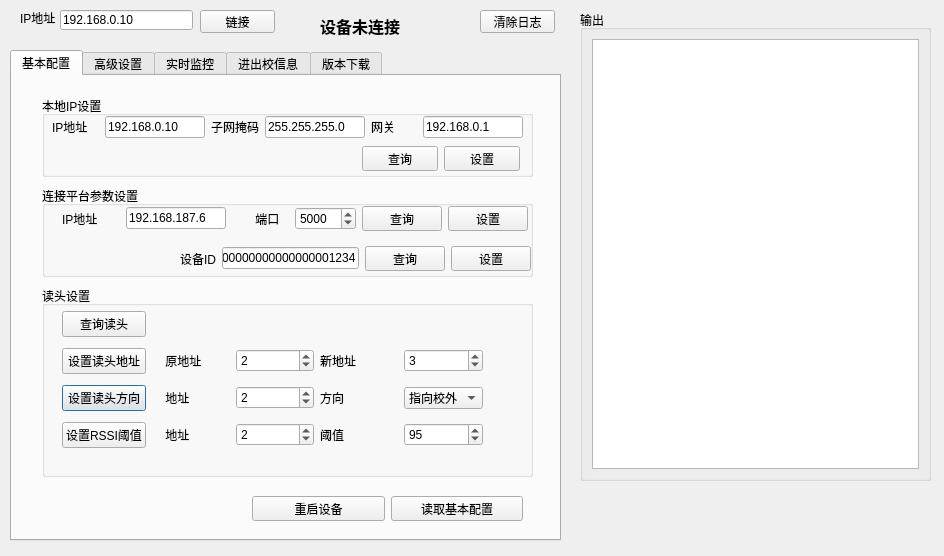
<?xml version="1.0" encoding="UTF-8"?>
<ui version="4.0">
 <class>Dialog</class>
 <widget class="QDialog" name="Dialog">
  <property name="geometry">
   <rect>
    <x>0</x>
    <y>0</y>
    <width>944</width>
    <height>556</height>
   </rect>
  </property>
  <property name="windowTitle">
   <string>E校通维护终端V1.10.05</string>
  </property>
  <widget class="QGroupBox" name="groupBox_3">
   <property name="geometry">
    <rect>
     <x>580</x>
     <y>10</y>
     <width>351</width>
     <height>471</height>
    </rect>
   </property>
   <property name="title">
    <string>输出</string>
   </property>
   <layout class="QVBoxLayout" name="verticalLayout">
    <item>
     <widget class="QTextEdit" name="log_window">
      <property name="tabStopWidth">
       <number>60</number>
      </property>
     </widget>
    </item>
   </layout>
  </widget>
  <widget class="QTabWidget" name="tabWidget">
   <property name="geometry">
    <rect>
     <x>10</x>
     <y>50</y>
     <width>551</width>
     <height>491</height>
    </rect>
   </property>
   <property name="currentIndex">
    <number>0</number>
   </property>
   <widget class="QWidget" name="tab">
    <attribute name="title">
     <string>基本配置</string>
    </attribute>
    <widget class="QGroupBox" name="groupBox">
     <property name="geometry">
      <rect>
       <x>30</x>
       <y>210</y>
       <width>491</width>
       <height>191</height>
      </rect>
     </property>
     <property name="title">
      <string>读头设置</string>
     </property>
     <widget class="QWidget" name="layoutWidget">
      <property name="geometry">
       <rect>
        <x>20</x>
        <y>20</y>
        <width>421</width>
        <height>151</height>
       </rect>
      </property>
      <layout class="QGridLayout" name="gridLayout">
       <item row="2" column="0">
        <widget class="QPushButton" name="set_slave_direction">
         <property name="text">
          <string>设置读头方向</string>
         </property>
        </widget>
       </item>
       <item row="3" column="4">
        <widget class="QSpinBox" name="slave_rssi">
         <property name="minimum">
          <number>80</number>
         </property>
         <property name="maximum">
          <number>105</number>
         </property>
         <property name="value">
          <number>95</number>
         </property>
        </widget>
       </item>
       <item row="3" column="2">
        <widget class="QSpinBox" name="slave_rssi_addr">
         <property name="minimum">
          <number>1</number>
         </property>
         <property name="maximum">
          <number>8</number>
         </property>
         <property name="value">
          <number>2</number>
         </property>
        </widget>
       </item>
       <item row="3" column="0">
        <widget class="QPushButton" name="set_slave_rssi">
         <property name="text">
          <string>设置RSSI阈值</string>
         </property>
        </widget>
       </item>
       <item row="2" column="1">
        <widget class="QLabel" name="label_6">
         <property name="layoutDirection">
          <enum>Qt::LeftToRight</enum>
         </property>
         <property name="text">
          <string>    地址</string>
         </property>
        </widget>
       </item>
       <item row="3" column="1">
        <widget class="QLabel" name="label_7">
         <property name="layoutDirection">
          <enum>Qt::LeftToRight</enum>
         </property>
         <property name="text">
          <string>    地址</string>
         </property>
        </widget>
       </item>
       <item row="0" column="0">
        <widget class="QPushButton" name="query_slave">
         <property name="text">
          <string>查询读头</string>
         </property>
        </widget>
       </item>
       <item row="1" column="0">
        <widget class="QPushButton" name="set_slave_addr">
         <property name="text">
          <string>设置读头地址</string>
         </property>
        </widget>
       </item>
       <item row="1" column="1">
        <widget class="QLabel" name="label_5">
         <property name="layoutDirection">
          <enum>Qt::LeftToRight</enum>
         </property>
         <property name="text">
          <string>    原地址</string>
         </property>
        </widget>
       </item>
       <item row="2" column="4">
        <widget class="QComboBox" name="slave_direction">
         <property name="currentIndex">
          <number>0</number>
         </property>
         <item>
          <property name="text">
           <string>指向校外</string>
          </property>
         </item>
         <item>
          <property name="text">
           <string>指向校内</string>
          </property>
         </item>
        </widget>
       </item>
       <item row="2" column="2">
        <widget class="QSpinBox" name="slave_direction_addr">
         <property name="minimum">
          <number>1</number>
         </property>
         <property name="maximum">
          <number>8</number>
         </property>
         <property name="value">
          <number>2</number>
         </property>
        </widget>
       </item>
       <item row="1" column="4">
        <widget class="QSpinBox" name="new_slave_addr">
         <property name="minimum">
          <number>2</number>
         </property>
         <property name="maximum">
          <number>8</number>
         </property>
         <property name="value">
          <number>3</number>
         </property>
        </widget>
       </item>
       <item row="1" column="2">
        <widget class="QSpinBox" name="old_slave_addr">
         <property name="minimum">
          <number>1</number>
         </property>
         <property name="maximum">
          <number>8</number>
         </property>
         <property name="value">
          <number>2</number>
         </property>
        </widget>
       </item>
       <item row="1" column="3">
        <widget class="QLabel" name="label_9">
         <property name="layoutDirection">
          <enum>Qt::LeftToRight</enum>
         </property>
         <property name="text">
          <string>新地址</string>
         </property>
        </widget>
       </item>
       <item row="2" column="3">
        <widget class="QLabel" name="label_11">
         <property name="layoutDirection">
          <enum>Qt::LeftToRight</enum>
         </property>
         <property name="text">
          <string>方向</string>
         </property>
        </widget>
       </item>
       <item row="3" column="3">
        <widget class="QLabel" name="label_20">
         <property name="layoutDirection">
          <enum>Qt::LeftToRight</enum>
         </property>
         <property name="text">
          <string>阈值</string>
         </property>
        </widget>
       </item>
      </layout>
     </widget>
    </widget>
    <widget class="QGroupBox" name="groupBox_6">
     <property name="geometry">
      <rect>
       <x>30</x>
       <y>20</y>
       <width>491</width>
       <height>81</height>
      </rect>
     </property>
     <property name="title">
      <string>本地IP设置</string>
     </property>
     <widget class="QWidget" name="layoutWidget">
      <property name="geometry">
       <rect>
        <x>10</x>
        <y>20</y>
        <width>471</width>
        <height>22</height>
       </rect>
      </property>
      <layout class="QHBoxLayout" name="horizontalLayout">
       <item>
        <widget class="QLabel" name="label_8">
         <property name="text">
          <string>IP地址</string>
         </property>
        </widget>
       </item>
       <item>
        <widget class="QLineEdit" name="local_ip_addr">
         <property name="maximumSize">
          <size>
           <width>100</width>
           <height>16777215</height>
          </size>
         </property>
         <property name="text">
          <string>192.168.0.10</string>
         </property>
        </widget>
       </item>
       <item>
        <widget class="QLabel" name="label_12">
         <property name="text">
          <string>子网掩码</string>
         </property>
        </widget>
       </item>
       <item>
        <widget class="QLineEdit" name="local_net_mask">
         <property name="maximumSize">
          <size>
           <width>100</width>
           <height>16777215</height>
          </size>
         </property>
         <property name="text">
          <string>255.255.255.0</string>
         </property>
        </widget>
       </item>
       <item>
        <widget class="QLabel" name="label_13">
         <property name="text">
          <string>网关</string>
         </property>
        </widget>
       </item>
       <item>
        <widget class="QLineEdit" name="local_gate_way">
         <property name="maximumSize">
          <size>
           <width>100</width>
           <height>16777215</height>
          </size>
         </property>
         <property name="text">
          <string>192.168.0.1</string>
         </property>
        </widget>
       </item>
      </layout>
     </widget>
     <widget class="QWidget" name="layoutWidget">
      <property name="geometry">
       <rect>
        <x>320</x>
        <y>50</y>
        <width>158</width>
        <height>25</height>
       </rect>
      </property>
      <layout class="QHBoxLayout" name="horizontalLayout_3">
       <item>
        <widget class="QPushButton" name="query_local_ip">
         <property name="text">
          <string>查询</string>
         </property>
        </widget>
       </item>
       <item>
        <widget class="QPushButton" name="set_local_ip">
         <property name="text">
          <string>设置</string>
         </property>
        </widget>
       </item>
      </layout>
     </widget>
    </widget>
    <widget class="QGroupBox" name="groupBox_7">
     <property name="geometry">
      <rect>
       <x>30</x>
       <y>110</y>
       <width>491</width>
       <height>91</height>
      </rect>
     </property>
     <property name="title">
      <string>连接平台参数设置</string>
     </property>
     <widget class="QWidget" name="layoutWidget">
      <property name="geometry">
       <rect>
        <x>20</x>
        <y>20</y>
        <width>466</width>
        <height>25</height>
       </rect>
      </property>
      <layout class="QHBoxLayout" name="horizontalLayout_4">
       <item>
        <widget class="QLabel" name="label_23">
         <property name="text">
          <string>IP地址</string>
         </property>
        </widget>
       </item>
       <item>
        <widget class="QLineEdit" name="server_ip_addr">
         <property name="maximumSize">
          <size>
           <width>100</width>
           <height>16777215</height>
          </size>
         </property>
         <property name="text">
          <string>192.168.187.6</string>
         </property>
        </widget>
       </item>
       <item>
        <widget class="QLabel" name="label_24">
         <property name="text">
          <string>       端口</string>
         </property>
        </widget>
       </item>
       <item>
        <widget class="QSpinBox" name="server_ip_port">
         <property name="maximum">
          <number>10000</number>
         </property>
         <property name="value">
          <number>5000</number>
         </property>
        </widget>
       </item>
       <item>
        <widget class="QPushButton" name="query_remote_ip">
         <property name="text">
          <string>查询</string>
         </property>
        </widget>
       </item>
       <item>
        <widget class="QPushButton" name="set_remote_ip">
         <property name="text">
          <string>设置</string>
         </property>
        </widget>
       </item>
      </layout>
     </widget>
     <widget class="QWidget" name="layoutWidget">
      <property name="geometry">
       <rect>
        <x>138</x>
        <y>60</y>
        <width>351</width>
        <height>25</height>
       </rect>
      </property>
      <layout class="QHBoxLayout" name="horizontalLayout_7">
       <item>
        <widget class="QLabel" name="label_16">
         <property name="text">
          <string>设备ID</string>
         </property>
        </widget>
       </item>
       <item>
        <widget class="QLineEdit" name="app_device_id">
         <property name="text">
          <string>00000000000000001234</string>
         </property>
        </widget>
       </item>
       <item>
        <widget class="QPushButton" name="read_app_id">
         <property name="text">
          <string>查询</string>
         </property>
        </widget>
       </item>
       <item>
        <widget class="QPushButton" name="set_app_id">
         <property name="text">
          <string>设置</string>
         </property>
        </widget>
       </item>
      </layout>
     </widget>
    </widget>
    <widget class="QWidget" name="layoutWidget">
     <property name="geometry">
      <rect>
       <x>240</x>
       <y>420</y>
       <width>271</width>
       <height>25</height>
      </rect>
     </property>
     <layout class="QHBoxLayout" name="horizontalLayout_5">
      <item>
       <widget class="QPushButton" name="reset_device">
        <property name="text">
         <string>重启设备</string>
        </property>
       </widget>
      </item>
      <item>
       <widget class="QPushButton" name="read_master_config">
        <property name="text">
         <string>读取基本配置</string>
        </property>
       </widget>
      </item>
     </layout>
    </widget>
   </widget>
   <widget class="QWidget" name="tab_2">
    <attribute name="title">
     <string>高级设置</string>
    </attribute>
    <widget class="QGroupBox" name="groupBox_2">
     <property name="geometry">
      <rect>
       <x>10</x>
       <y>10</y>
       <width>511</width>
       <height>201</height>
      </rect>
     </property>
     <property name="title">
      <string>高级设置</string>
     </property>
     <widget class="QWidget" name="layoutWidget">
      <property name="geometry">
       <rect>
        <x>32</x>
        <y>24</y>
        <width>421</width>
        <height>151</height>
       </rect>
      </property>
      <layout class="QGridLayout" name="gridLayout_2">
       <item row="3" column="1">
        <widget class="QLabel" name="label_14">
         <property name="layoutDirection">
          <enum>Qt::LeftToRight</enum>
         </property>
         <property name="text">
          <string>地址</string>
         </property>
        </widget>
       </item>
       <item row="2" column="0">
        <widget class="QPushButton" name="set_comm_link">
         <property name="text">
          <string>设置通信链路</string>
         </property>
        </widget>
       </item>
       <item row="0" column="0">
        <widget class="QPushButton" name="read_master_rtc">
         <property name="text">
          <string>读取RTC时间</string>
         </property>
        </widget>
       </item>
       <item row="1" column="1" colspan="2">
        <widget class="QSpinBox" name="judge_interval">
         <property name="minimum">
          <number>1</number>
         </property>
         <property name="maximum">
          <number>3600</number>
         </property>
         <property name="value">
          <number>30</number>
         </property>
        </widget>
       </item>
       <item row="2" column="1" colspan="3">
        <widget class="QComboBox" name="comm_link">
         <item>
          <property name="text">
           <string>以太网</string>
          </property>
         </item>
         <item>
          <property name="text">
           <string>4G网</string>
          </property>
         </item>
        </widget>
       </item>
       <item row="3" column="0">
        <widget class="QPushButton" name="set_slave_datt">
         <property name="text">
          <string>设置DATT</string>
         </property>
        </widget>
       </item>
       <item row="1" column="0">
        <widget class="QPushButton" name="set_judge_interval">
         <property name="text">
          <string>设置判决时间</string>
         </property>
        </widget>
       </item>
       <item row="0" column="1" colspan="3">
        <widget class="QPushButton" name="set_master_rtc">
         <property name="text">
          <string>设置RTC时间</string>
         </property>
        </widget>
       </item>
       <item row="3" column="2" colspan="2">
        <widget class="QSpinBox" name="slave_datt_addr">
         <property name="minimum">
          <number>1</number>
         </property>
         <property name="maximum">
          <number>8</number>
         </property>
         <property name="value">
          <number>1</number>
         </property>
        </widget>
       </item>
       <item row="0" column="4" colspan="2">
        <widget class="QDateTimeEdit" name="dateTimeEdit"/>
       </item>
       <item row="1" column="3">
        <widget class="QLabel" name="label_18">
         <property name="text">
          <string>秒</string>
         </property>
        </widget>
       </item>
       <item row="3" column="5">
        <widget class="QSpinBox" name="slave_datt_value">
         <property name="minimum">
          <number>0</number>
         </property>
         <property name="maximum">
          <number>63</number>
         </property>
         <property name="value">
          <number>0</number>
         </property>
        </widget>
       </item>
       <item row="3" column="4">
        <widget class="QLabel" name="label_21">
         <property name="layoutDirection">
          <enum>Qt::LeftToRight</enum>
         </property>
         <property name="text">
          <string>值</string>
         </property>
        </widget>
       </item>
      </layout>
     </widget>
    </widget>
   </widget>
   <widget class="QWidget" name="tab_4">
    <attribute name="title">
     <string>实时监控</string>
    </attribute>
    <widget class="QTableWidget" name="raw_tag_table">
     <property name="geometry">
      <rect>
       <x>20</x>
       <y>40</y>
       <width>511</width>
       <height>281</height>
      </rect>
     </property>
     <property name="sortingEnabled">
      <bool>true</bool>
     </property>
     <column>
      <property name="text">
       <string>次数</string>
      </property>
     </column>
     <column>
      <property name="text">
       <string>标签ID</string>
      </property>
     </column>
     <column>
      <property name="text">
       <string>读头地址</string>
      </property>
     </column>
     <column>
      <property name="text">
       <string>时间</string>
      </property>
     </column>
     <column>
      <property name="text">
       <string>RSSI</string>
      </property>
     </column>
    </widget>
    <widget class="QTableWidget" name="slave_tag_table">
     <property name="geometry">
      <rect>
       <x>20</x>
       <y>340</y>
       <width>511</width>
       <height>101</height>
      </rect>
     </property>
     <property name="sortingEnabled">
      <bool>true</bool>
     </property>
     <row>
      <property name="text">
       <string>次数</string>
      </property>
     </row>
     <row>
      <property name="text">
       <string>标签</string>
      </property>
     </row>
     <column>
      <property name="text">
       <string>读头1</string>
      </property>
     </column>
     <column>
      <property name="text">
       <string>读头2</string>
      </property>
     </column>
     <column>
      <property name="text">
       <string>读头3</string>
      </property>
     </column>
     <column>
      <property name="text">
       <string>读头4</string>
      </property>
     </column>
    </widget>
    <widget class="QWidget" name="layoutWidget">
     <property name="geometry">
      <rect>
       <x>90</x>
       <y>10</y>
       <width>431</width>
       <height>25</height>
      </rect>
     </property>
     <layout class="QHBoxLayout" name="horizontalLayout_8">
      <item>
       <widget class="QCheckBox" name="write_log_flag">
        <property name="text">
         <string>生成流水</string>
        </property>
       </widget>
      </item>
      <item>
       <widget class="QPushButton" name="start_monitor">
        <property name="text">
         <string>开始监控</string>
        </property>
       </widget>
      </item>
      <item>
       <widget class="QPushButton" name="clear_monitor">
        <property name="text">
         <string>清除记录</string>
        </property>
       </widget>
      </item>
      <item>
       <widget class="QPushButton" name="export_monitor_result">
        <property name="text">
         <string>导出结果</string>
        </property>
       </widget>
      </item>
     </layout>
    </widget>
   </widget>
   <widget class="QWidget" name="tab_5">
    <attribute name="title">
     <string>进出校信息</string>
    </attribute>
    <widget class="QTableWidget" name="judge_tag_table">
     <property name="geometry">
      <rect>
       <x>20</x>
       <y>20</y>
       <width>511</width>
       <height>321</height>
      </rect>
     </property>
     <property name="sortingEnabled">
      <bool>true</bool>
     </property>
     <column>
      <property name="text">
       <string>标签ID</string>
      </property>
     </column>
     <column>
      <property name="text">
       <string>判决时间</string>
      </property>
     </column>
     <column>
      <property name="text">
       <string>进出校标志</string>
      </property>
     </column>
    </widget>
    <widget class="QWidget" name="layoutWidget">
     <property name="geometry">
      <rect>
       <x>40</x>
       <y>380</y>
       <width>491</width>
       <height>18</height>
      </rect>
     </property>
     <layout class="QHBoxLayout" name="horizontalLayout_6">
      <item>
       <widget class="QLabel" name="label">
        <property name="text">
         <string>进校：</string>
        </property>
       </widget>
      </item>
      <item>
       <widget class="QLabel" name="total_enter_num">
        <property name="font">
         <font>
          <pointsize>12</pointsize>
          <weight>75</weight>
          <bold>true</bold>
         </font>
        </property>
        <property name="text">
         <string>0</string>
        </property>
       </widget>
      </item>
      <item>
       <widget class="QLabel" name="label_10">
        <property name="text">
         <string>离校：</string>
        </property>
       </widget>
      </item>
      <item>
       <widget class="QLabel" name="total_leave_num">
        <property name="font">
         <font>
          <pointsize>12</pointsize>
          <weight>75</weight>
          <bold>true</bold>
         </font>
        </property>
        <property name="text">
         <string>0</string>
        </property>
       </widget>
      </item>
      <item>
       <widget class="QLabel" name="label_15">
        <property name="text">
         <string>异常：</string>
        </property>
       </widget>
      </item>
      <item>
       <widget class="QLabel" name="total_except_num">
        <property name="font">
         <font>
          <pointsize>12</pointsize>
          <weight>75</weight>
          <bold>true</bold>
         </font>
        </property>
        <property name="text">
         <string>0</string>
        </property>
       </widget>
      </item>
     </layout>
    </widget>
   </widget>
   <widget class="QWidget" name="tab_3">
    <attribute name="title">
     <string>版本下载</string>
    </attribute>
    <widget class="QLabel" name="label_3">
     <property name="geometry">
      <rect>
       <x>40</x>
       <y>80</y>
       <width>181</width>
       <height>16</height>
      </rect>
     </property>
     <property name="text">
      <string>注意：不要有中文路径</string>
     </property>
    </widget>
    <widget class="QWidget" name="layoutWidget">
     <property name="geometry">
      <rect>
       <x>20</x>
       <y>30</y>
       <width>501</width>
       <height>25</height>
      </rect>
     </property>
     <layout class="QHBoxLayout" name="horizontalLayout_2">
      <item>
       <widget class="QLabel" name="label_2">
        <property name="text">
         <string>版本路径</string>
        </property>
       </widget>
      </item>
      <item>
       <widget class="QLineEdit" name="version_path"/>
      </item>
      <item>
       <widget class="QPushButton" name="browse_version">
        <property name="text">
         <string>浏览</string>
        </property>
       </widget>
      </item>
      <item>
       <widget class="QPushButton" name="start_download_version">
        <property name="text">
         <string>开始</string>
        </property>
       </widget>
      </item>
     </layout>
    </widget>
   </widget>
  </widget>
  <widget class="QPushButton" name="connect_reader">
   <property name="geometry">
    <rect>
     <x>200</x>
     <y>10</y>
     <width>75</width>
     <height>23</height>
    </rect>
   </property>
   <property name="text">
    <string>链接</string>
   </property>
  </widget>
  <widget class="QLabel" name="connect_status">
   <property name="geometry">
    <rect>
     <x>320</x>
     <y>15</y>
     <width>111</width>
     <height>21</height>
    </rect>
   </property>
   <property name="font">
    <font>
     <pointsize>12</pointsize>
     <weight>75</weight>
     <bold>true</bold>
    </font>
   </property>
   <property name="text">
    <string>设备未连接</string>
   </property>
  </widget>
  <widget class="QLabel" name="label_4">
   <property name="geometry">
    <rect>
     <x>20</x>
     <y>10</y>
     <width>36</width>
     <height>16</height>
    </rect>
   </property>
   <property name="text">
    <string>IP地址</string>
   </property>
  </widget>
  <widget class="QLineEdit" name="ip_address">
   <property name="geometry">
    <rect>
     <x>60</x>
     <y>10</y>
     <width>133</width>
     <height>20</height>
    </rect>
   </property>
   <property name="text">
    <string>192.168.0.10</string>
   </property>
  </widget>
  <widget class="QPushButton" name="clear_log">
   <property name="geometry">
    <rect>
     <x>480</x>
     <y>10</y>
     <width>75</width>
     <height>23</height>
    </rect>
   </property>
   <property name="text">
    <string>清除日志</string>
   </property>
  </widget>
  <zorder>label_4</zorder>
  <zorder>ip_address</zorder>
  <zorder>clear_log</zorder>
  <zorder>groupBox_3</zorder>
  <zorder>tabWidget</zorder>
  <zorder>connect_reader</zorder>
  <zorder>connect_status</zorder>
 </widget>
 <resources/>
 <connections/>
</ui>
